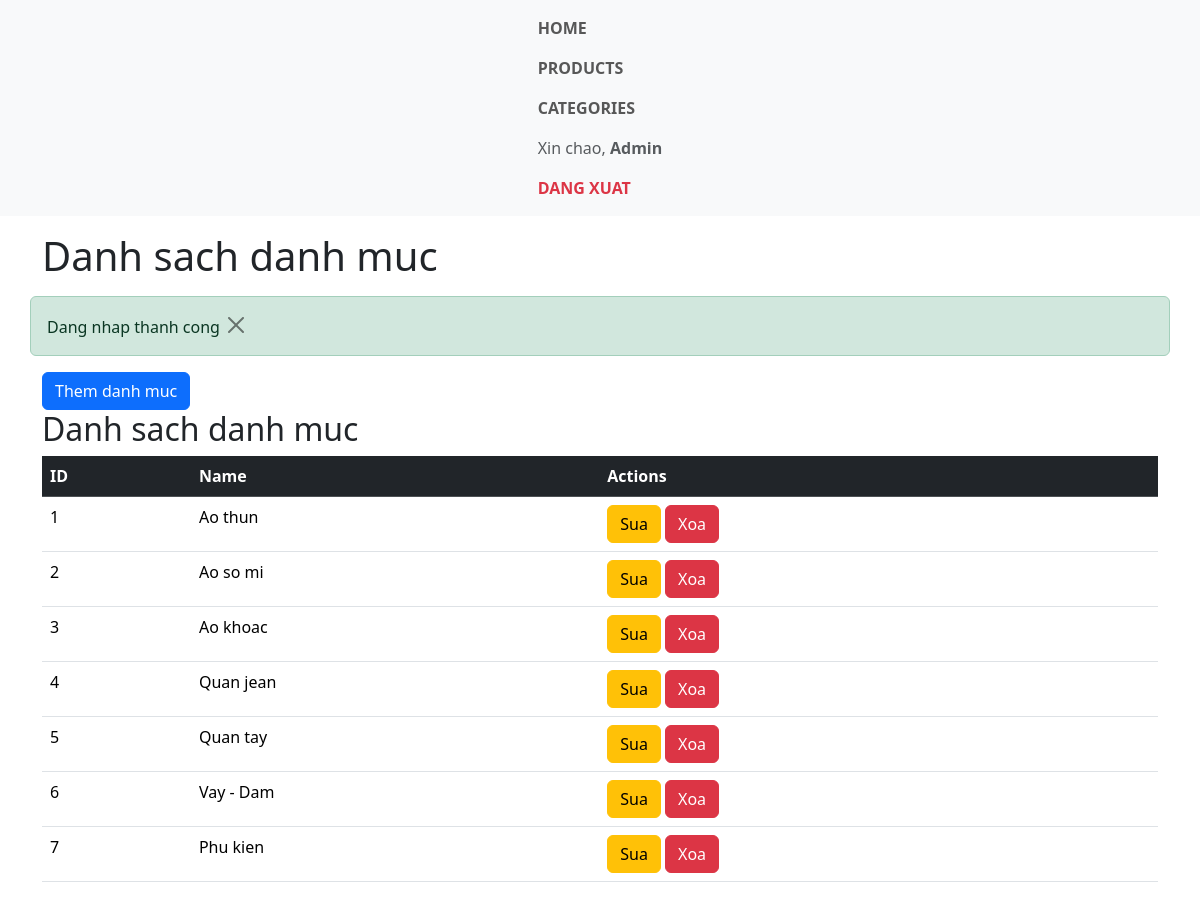
The app's page /?action=categories (signed in) with its own data.
### tables this page shows
CREATE TABLE IF NOT EXISTS categorys (
    id INT AUTO_INCREMENT PRIMARY KEY,
    name VARCHAR(100) NOT NULL
);

### controllers/CategoryController.php (called while the page is built, shortened)
<?php
    class CategoryController{
        private Category $categoryModel;
        public function __construct()
        {
            $this->categoryModel = new Category();
        }
        public function index(){
            $categories = $this->categoryModel->getAll();
            $title = 'Danh sach danh muc';
            require_once PATH_VIEW_MAIN;
        }
    }
?>

### routes/index.php (called while the page is built, shortened)
<?php
$action = $_GET['action'] ?? '/';
match ($action) {
    '/'         => (new HomeController)->index(),
    'login'             => (new AuthController)->loginForm(),
    'login/process'     => (new AuthController)->login(),
    'register'          => (new AuthController)->registerForm(),
    'register/process'  => (new AuthController)->register(),
    'logout'            => (new AuthController)->logout(),
    'products'       => (new ProductController)->index(),
    'product/delete' => (new ProductController)->delete(),
    'product/create' => (new ProductController)->create(),
    'product/store'  => (new ProductController)->store(),
    'product/edit'   => (new ProductController)->edit(),
    'product/update' => (new ProductController)->update(),
    'categories'      => (new CategoryController)->index(),
    'category/delete' => (new CategoryController)->delete(),
    'category/create' => (new CategoryController)->create(),
    'category/store'  => (new CategoryController)->store(),
    'category/edit'   => (new CategoryController)->edit(),
    'category/update' => (new CategoryController)->update(),
    default     => (new ProductController)->index(),
};

### index.php (called while the page is built, shortened)
<?php
spl_autoload_register(function ($class) {
    $fileName = "$class.php";
    $fileModel              = PATH_MODEL . $fileName;
});
require_once './routes/index.php';

### models/BaseModel.php (called while the page is built, shortened)
<?php
class BaseModel
{
    public function __construct()
    {
        $dsn = sprintf('mysql:host=%s;port=%s;dbname=%s;charset=utf8', DB_HOST, DB_PORT, DB_NAME);
        try {
            $this->pdo = new PDO($dsn, DB_USERNAME, DB_PASSWORD, DB_OPTIONS);
        } catch (PDOException $e) {
            die("Kết nối cơ sở dữ liệu thất bại: {$e->getMessage()}. Vui lòng thử lại sau.");
        }
    }
}

### models/Category.php (called while the page is built, shortened)
<?php
class Category extends BaseModel{
    protected $table = 'categorys';
    public function getAll(){
        $sql = "SELECT * FROM {$this->table}";
        $stmt = $this->pdo->query($sql);
        return $stmt->fetchAll();
    }
}
?>

### views/categories/index.php (the view, shortened to what this page needs)
<?php
$success = $_SESSION['success'] ?? null;
?>
<?php if($success): ?>
    <div class="alert alert-success"><?= $success ?>
    <button type="button" class="btn-close" data-bs-dismiss="alert"></button>
</div>
<?php endif; ?>
<div class="col-12">
    <div>
        <a href="<?= BASE_URL ?>?action=category/create" class="btn btn-primary">Them danh muc</a>
    </div>
     <div class="table-responsive">
         <h2>Danh sach danh muc</h2>
        <table class="table">
            <thead class="table-dark">
                <tr>
                    <th>ID</th>
                    <th>Name</th>
                    <th>Actions</th>
                </tr>
            </thead>
            <tbody>
                <?php if(empty($categories)): ?>
                    <tr>
                        <td colspan="3" class="text-center">Khong co danh muc nao</td>
                    </tr>
                <?php else: ?>
                <?php foreach($categories as $category): ?>
                <tr>
                    <td><?= $category['id'] ?></td>
                    <td><?= $category['name'] ?></td>
                    <td>
                        <a href="<?= BASE_URL ?>?action=category/edit&id=<?= $category['id'] ?>"
                        class="btn btn-warning">Sua</a>
                        <form method="POST"
                        action="<?= BASE_URL ?>?action=category/delete" class="d-inline">
                             <button type="submit"
                             class="btn btn-danger"
                             onclick="return confirm('Ban co chac chan muon xoa danh muc <?= $category['name'] ?>?')">Xoa</button>
                        </form>
                    </td>
                </tr>
                <?php endforeach; ?>
                <?php endif; ?>
            </tbody>
        </table>
     </div>
</div>

### views/main.php (shortened to what this page needs)
<!DOCTYPE html>
<html lang="en">
<head>
    <link href="https://cdn.jsdelivr.net/npm/bootstrap@5.3.3/dist/css/bootstrap.min.css" rel="stylesheet">
</head>
<body>
    <nav class="navbar navbar-expand-xxl bg-light justify-content-center">
        <ul class="navbar-nav">
            <li class="nav-item">
                <a class="nav-link text-uppercase" href="<?= BASE_URL ?>"><b>Home</b></a>
            </li>
            <?php if(!empty($_SESSION['user'])): ?>
            <li class="nav-item">
                <a class="nav-link text-uppercase" href="<?= BASE_URL ?>?action=products"><b>Products</b></a>
            </li>
            <li class="nav-item">
                <a class="nav-link text-uppercase" href="<?= BASE_URL ?>?action=categories"><b>Categories</b></a>
            </li>
            <li class="nav-item">
                <span class="nav-link text-muted">Xin chao, <b><?= $_SESSION['user']['name'] ?></b></span>
            </li>
            <li class="nav-item">
                <a class="nav-link text-uppercase text-danger" href="<?= BASE_URL ?>?action=logout"><b>Dang xuat</b></a>
            </li>
            <?php endif; ?>
        </ul>
    </nav>
    <div class="container">
        <h1 class="mt-3 mb-3"><?= $title ?? 'Home' ?></h1>
        <div class="row">
            <?php
            if (isset($view)) {
                require_once PATH_VIEW . $view . '.php';
            }
            ?>
        </div>
    </div>
</body>
</html>

### records on screen
categorys: id "1", name "Ao thun"
categorys: id "2", name "Ao so mi"
categorys: id "3", name "Ao khoac"
categorys: id "4", name "Quan jean"
categorys: id "5", name "Quan tay"
categorys: id "6", name "Vay - Dam"
categorys: id "7", name "Phu kien"

### other values on screen
$_SESSION['user']['name'] "Admin"
$title "Danh sach danh muc"
$success "Dang nhap thanh cong"
